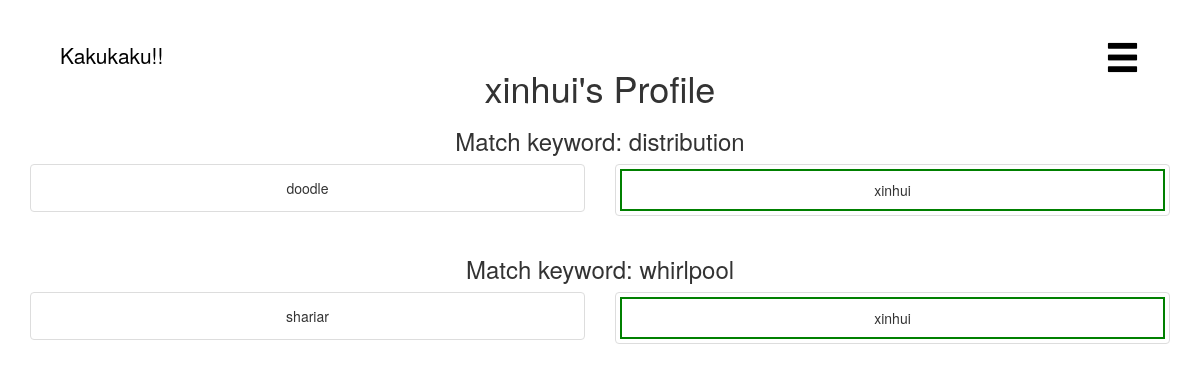
/profile/xinhui, run on an earlier commit of the app's database.
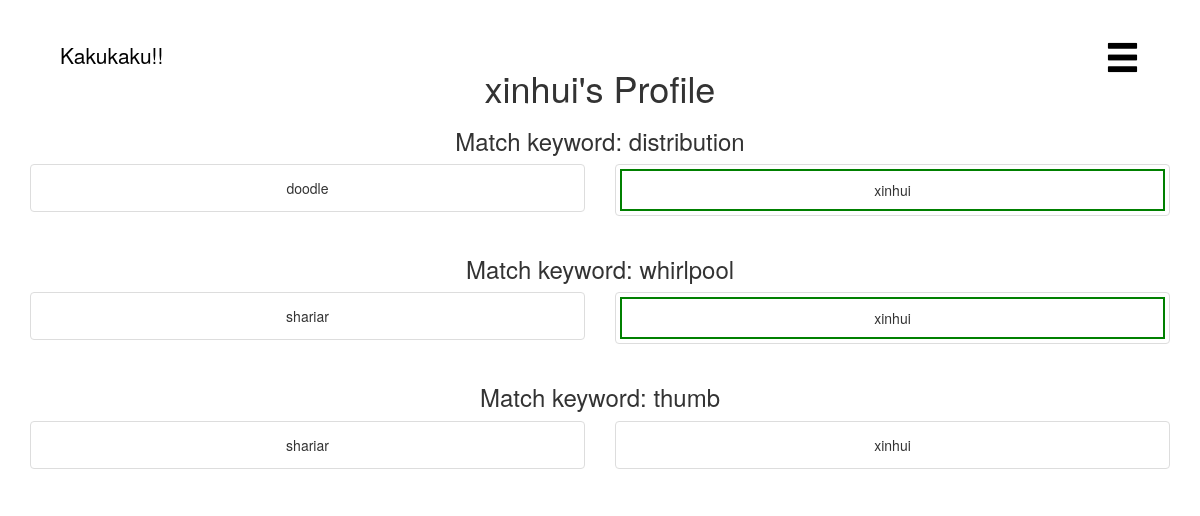
And on a later commit of the database.
### tables this page shows
CREATE TABLE users (user_id integer PRIMARY KEY, username text NOT NULL,passhash text NOT NULL, wins integer NOT NULL);

CREATE TABLE matches (match_id integer PRIMARY KEY AUTOINCREMENT, word text NOT NULL, user_1 integer NOT NULL, pic_1 text, user_2 integer, pic_2 text, judge integer, winner integer);

### app.py (the view)
@app.route('/profile/<username>')
def profile(username):
    matches = db.get_matches_for_user(username)
    return render_template('profile.html', matches = matches, user = username)

### utils/database.py (called while the page is built)
def get_user_id(username):
    path = "data/data.db"
    database = sqlite3.connect(path)
    curse = database.cursor()
    user_query = "SELECT user_id FROM users WHERE username = ?"
    user_result = curse.execute(user_query,(username,))
    user_result = user_result.fetchone()
    print "USER RESULT:", user_result
    if user_result == None:
        return -1
    user_id = int(user_result[0])
    return user_id

def get_username(userid):
    path = "data/data.db"
    database = sqlite3.connect(path)
    curse = database.cursor()
    if userid == None:
        return None
    user_query = "SELECT username FROM users WHERE user_id = ?"
    user_result = curse.execute(user_query,(userid,))
    user_result = user_result.fetchone()[0]
    print "USER RESULT:", user_result
    if user_result == None:
        return -1
    return user_result

def get_match(match_id):
    path = "data/data.db"
    database = sqlite3.connect(path)
    curse = database.cursor()
    db_result = {}
    print match_id
    query =  "SELECT * FROM matches WHERE match_id = " + str(match_id)
    db_result = curse.execute(query)
    db_result = db_result.fetchone()
    result = {
        'word': db_result[1],
        'match_id': db_result[0],
        'user_1': get_username(db_result[2]),
        'user_2': get_username(db_result[4]),
        'img_1': db_result[3],
        'img_2': db_result[5],
        'winner': db_result[7],
        'judge': db_result[6]
    }
    return result

def get_matches_for_user(username):
    path = "data/data.db"
    database = sqlite3.connect(path)
    curse = database.cursor()
    db_result = {}
    user_id = get_user_id(username)
    query =  "SELECT match_id FROM matches WHERE (user_1 = ? OR user_2 = ?) and pic_1 IS NOT NULL and pic_2 IS NOT NULL"
    db_result = curse.execute(query,(user_id,user_id))
    match_ids = db_result.fetchall()
    results = []
    for match in match_ids:
        print "FINDING: ", match[0]
        results.append(get_match(match[0]))
    return results

### templates/profile.html (shortened to what this page needs)
<html>
  <head>
    <link rel="stylesheet" href="../static/css/style.css">
    <link rel="stylesheet" href="https://maxcdn.bootstrapcdn.com/bootstrap/3.3.7/css/bootstrap.min.css">
  </head>
  <body>
   <div class="logo">
     <a href="/"><span class="logo-text">Kakukaku!!</span></a>
   </div>
   <div class="burger">
     <div class="dropdown">
       <a class="dropdown-toggle" data-toggle="dropdown" href="#"><span class="glyphicon glyphicon-menu-hamburger" style="font-size:2.5em;color:black" aria-hidden="true"></span>
       </a>
     </div>
   </div>
   <div class="container" style="margin-top: 4%">
     <h1>{{user}}'s Profile</h1>
     {% for match in matches %}
     <h3>Match keyword: {{match["word"]}}</h3>
     <div class="row">
       <div class="col-sm-6">
	 <div class="thumbnail">
	   {% if match["winner"] == 1 %}
	   <div class="user1 winner">
	     {% else %}
	     <div class="user1">
	       {% endif %}
	       <div class="caption">
		 {{match["user_1"]}}
	       </div>
	     </div>
	   </div>
	 </div>
	 <div class="col-sm-6">
	   <div class="thumbnail">
	     {% if match["winner"] == 2 %}
	     <div class="user2 winner">
	       {% else %}
	       <div class="user2">
		 {% endif %}
		 <div class="caption">
		   {{match["user_2"]}}
		 </div>
	       </div>
	     </div>
	   </div>
	 </div>
       {% endfor %}
       </div>
  </body>
</html>

### static/css/style.css (style rules this page uses)
body { color: black; text-align: center; }
.burger { position: absolute; right: 5%; top: 5%; }
.logo { position: absolute; left:5%; top:5%; }
.logo-text { color: black; text-decoration: none; font-size: 1.5em; }
.winner { border: 2px solid green; }

What changed in the data, as far as the page shows it:
now on this page (row edited): matches: word "thumb"
Also different on the page:
new list line: "Match keyword:"
new list line: "shariar"
new list line: "xinhui"
